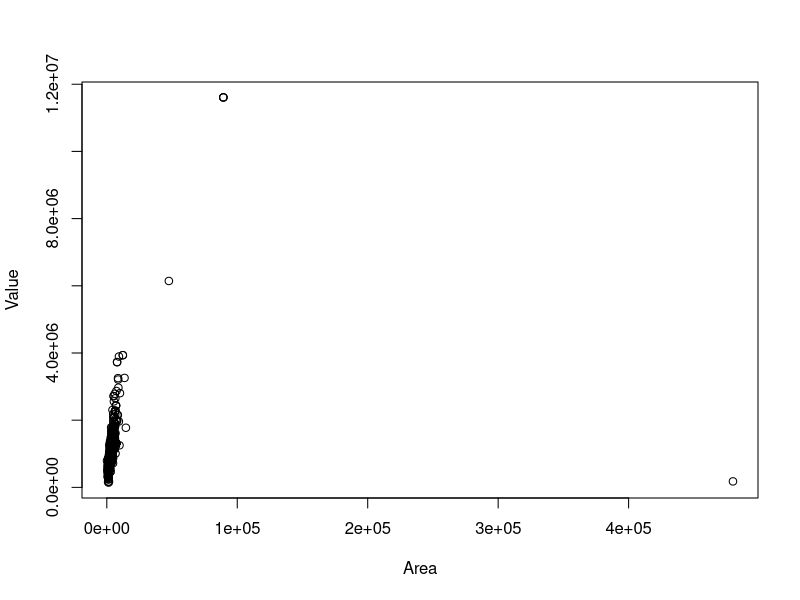
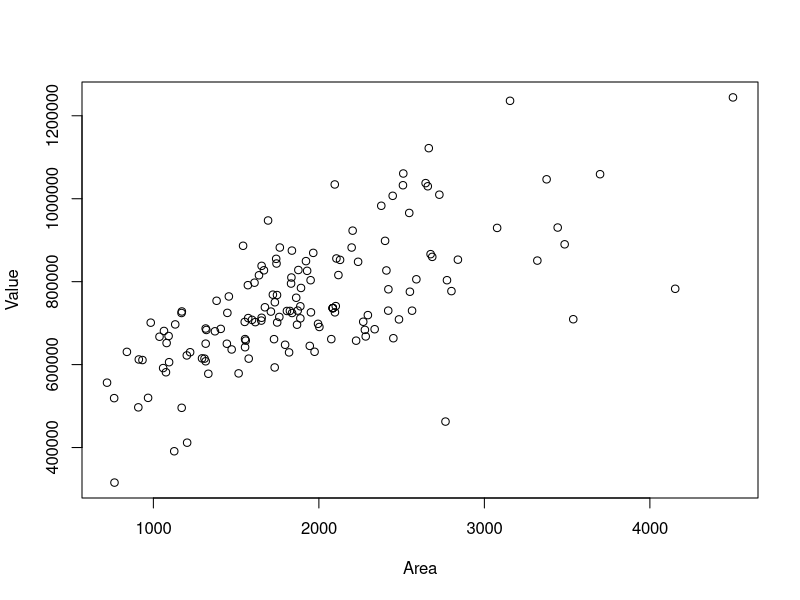
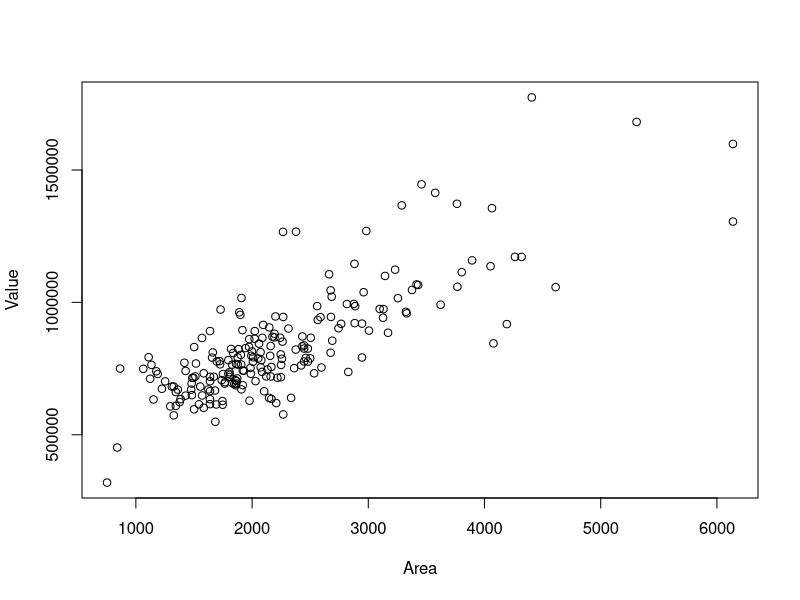
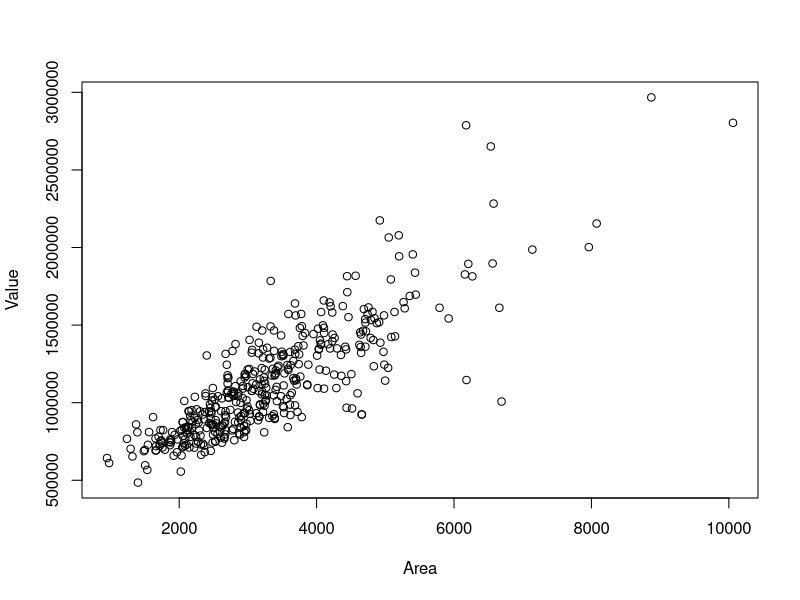
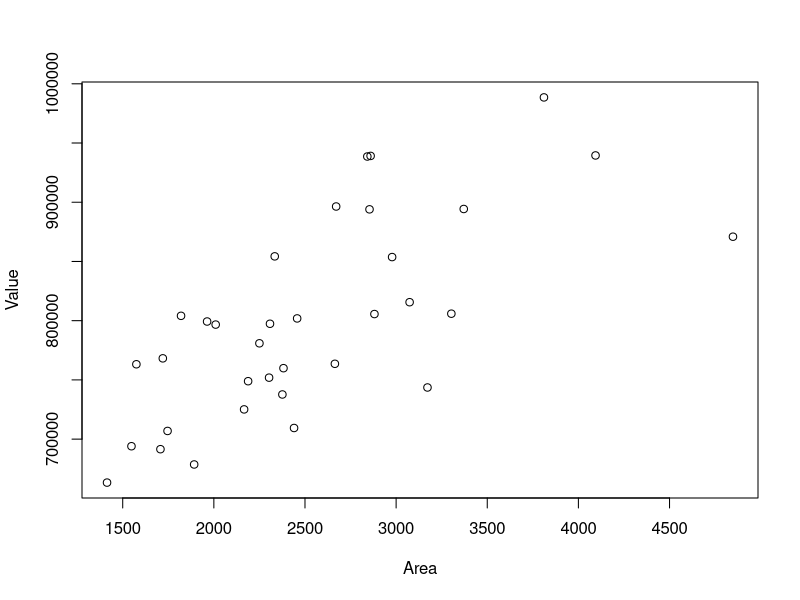
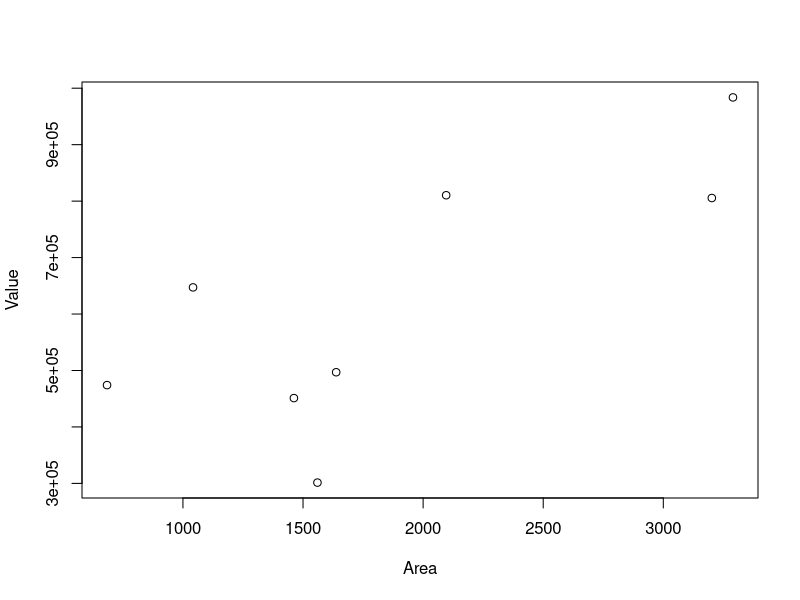
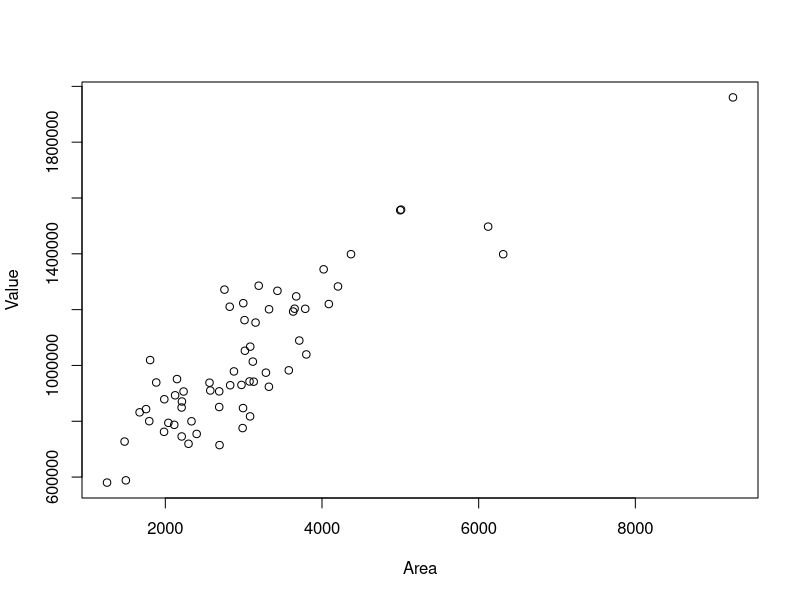
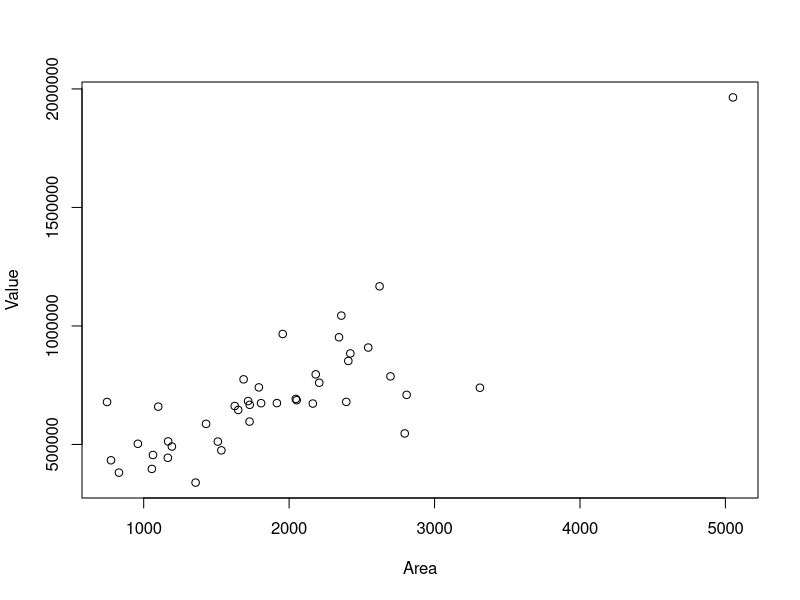

R code for these plots, in order:
# Real Estate analysis
# 15-Sep-2024

 # SETUP ####
# load packages
library(lubridate)
library(readxl)
library(ggplot2)
library(tidyr)
library(effects)
library(dplyr)
library(zoo) # rollmean
 
 
# Import Data
D <- read.csv("wenham_fy24.csv")
D <- subset(D, Grade != -999)

# Separate types
Ra <- D[D$Type=='RANCH', ]
Cp <- D[D$Type=='CAPE', ]
Co <- D[D$Type=='COLONIAL', ]
Sl <- D[D$Type=='SPLIT LEVL', ]
Bu <- D[D$Type=='BUNGALOW', ]
Aq <- D[D$Type=='ANTIQUE', ]
Cv <- D[D$Type=='CONVENTONL', ]
Se <- D[D$Type=='SPLIT ENT', ]
Os <- D[D$Type=='OLD STYLE', ]
Cn <- D[D$Type=='CONDO', ]
Cy <- D[D$Type=='CONTEMPORY', ]
Es <- D[D$Type=='ESTATE', ]

plot(Value ~ Area, data=D)
plot(Value ~ Area, data=Ra)
plot(Value ~ Area, data=Cp)
plot(Value ~ Area, data=Co)
plot(Value ~ Area, data=Sl)
plot(Value ~ Area, data=Bu)
plot(Value ~ Area, data=Aq)
plot(Value ~ Area, data=Cv)
plot(Value ~ Area, data=Se)
plot(Value ~ Area, data=Os)
plot(Value ~ Area, data=Cn)
plot(Value ~ Area, data=Cy)
plot(Value ~ Area, data=Es)

######### All
lm_faD <- lm(Value ~ Area, data=D)
summary(lm_faD)
plot(allEffects(lm_faD))

glm_faD <- glm(Value ~ Area + BD + BA + Plot + Grade, family=gaussian, data=D)
summary(glm_faD)
plot(allEffects(glm_faD))


#newdata=data.frame(nickel=c(80, 90, 99, 100, 101, 110))
#predict(glm_nickel, newdata, type="response") # odds of getting migraine given levels of nickel intake (ug)

######### Ranch
lm_faRa <- lm(Value ~ Area, data=Ra)
summary(lm_faRa)
plot(allEffects(lm_faRa))

plot(Value ~ Area, data=Ra)
abline(lm_faRa)

glm_Ra <- glm(Value ~ Area + BD + BA + Plot + Grade, family=gaussian, data=Ra)
summary(glm_Ra)
plot(allEffects(glm_Ra))

new_fa=data.frame(Area=c(0, 5000))
new_Ra=predict(lm_faRa, new_fa, type="response")

######### Cape
lm_faCp <- lm(Value ~ Area, data=Cp)
summary(lm_faCp)
plot(allEffects(lm_faCp))

glm_Cp <- glm(Value ~ Area + BD + BA + Plot + Grade, family=gaussian, data=Cp)
summary(glm_Cp)
plot(allEffects(glm_Cp))

######### Colonial
lm_faCo <- lm(Value ~ Area, data=Co)
summary(lm_faCo)
plot(allEffects(lm_faCo))

glm_Co <- glm(Value ~ Area + BD + BA + Plot + Grade, family=gaussian, data=Co)
summary(glm_Co)
plot(allEffects(glm_Co))

######### Split Level
lm_faSl <- lm(Value ~ Area, data=Sl)
summary(lm_faSl)
plot(allEffects(lm_faSl))

glm_Sl <- glm(Value ~ Area + BD + BA + Plot + Grade, family=gaussian, data=Sl)
summary(glm_Sl)
plot(allEffects(glm_Sl))

######### BUNGALOW
lm_faBu <- lm(Value ~ Area, data=Bu)
summary(lm_faBu)
plot(allEffects(lm_faBu))

glm_Bu <- glm(Value ~ Area + BD + BA + Plot + Grade, family=gaussian, data=Bu)
summary(glm_Bu)
plot(allEffects(glm_Bu))

######### Split Entry
lm_faSe <- lm(Value ~ Area, data=Se)
summary(lm_faSe)
plot(allEffects(lm_faSe))

glm_Se <- glm(Value ~ Area + BD + BA + Plot + Grade, family=gaussian, data=Se)
summary(glm_Se)
plot(allEffects(glm_Se))


######### 
#Aq <- D[D$Type=='ANTIQUE', ]
#Cv <- D[D$Type=='CONVENTONL', ]
#Se <- D[D$Type=='SPLIT ENT', ]
#Os <- D[D$Type=='OLD STYLE', ]
#Cn <- D[D$Type=='CONDO', ]
#Cy <- D[D$Type=='CONTEMPORY', ]
#Es <- D[D$Type=='ESTATE', ]



#############Summarize

##### Ranch v Cape
plot(Ra$Area, Ra$Value, type="n", xlim=c(500, 3500), ylim=c(200000, 1200000), 
     xlab="Finished Area, sqft", ylab="Total Assesed Value, $", main="Wenham Neighborhood 2000")
lines(Ra$Area, Ra$Value, type="p", pch=1, col="red")
abline(lm_faRa, col="red")
lines(Cp$Area, Cp$Value, type="p", pch=2, col="blue")
abline(lm_faCp, col="blue")
legend("topleft", legend=c("Ranch", "Cape"),
       col=c("red", "blue"), lty=1)

##### Ranch v Split Entry
plot(Ra$Area, Ra$Value, type="n", xlim=c(500, 3500), ylim=c(200000, 1200000), 
     xlab="Finished Area, sqft", ylab="Total Assesed Value, $", main="Wenham Neighborhood 2000")
lines(Ra$Area, Ra$Value, type="p", pch=1, col="red")
abline(lm_faRa, col="red")
lines(Se$Area, Se$Value, type="p", pch=5, col="orange")
abline(lm_faSe, col="orange")
legend("topleft", legend=c("Ranch", "Split Entry"),
       col=c("red", "orange"), lty=1)

# Create an empty plot
plot(Ra$Area, Ra$Value, type="n", xlim=c(500, 3500), ylim=c(200000, 1200000), 
     xlab="Finished Area, sqft", ylab="Total Assesed Value, $", main="Wenham Neighborhood 2000")
abline(lm_faRa, col="red")
abline(lm_faCp, col="blue")
abline(lm_faCo, col="green")
abline(lm_faSl, col="black")
abline(lm_faBu, col="pink")
abline(lm_faSe, col="orange")
legend("topleft", legend=c("Ranch", "Cape", "Colonial", "Split Level", "Bungalow", "Split Entry"),
       col=c("red", "blue", "green", "black", "pink", "orange"), lty=1)
